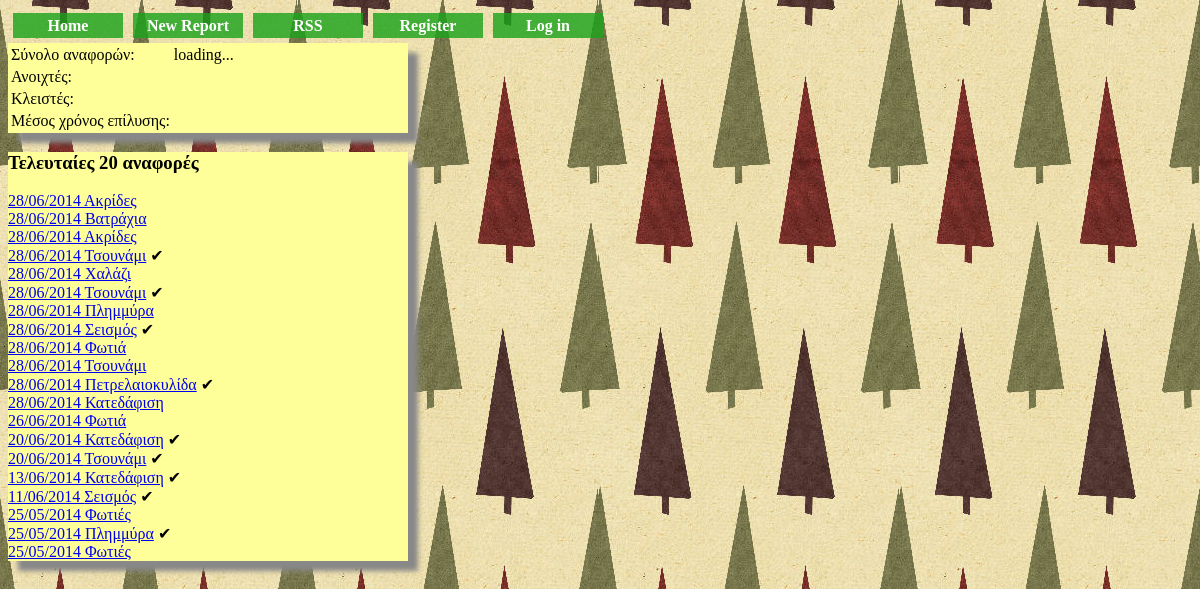
The page / on the database its author committed.
### tables this page shows
CREATE TABLE IF NOT EXISTS `reports` (
  `report_id` int(10) NOT NULL AUTO_INCREMENT,
  `category` varchar(50) NOT NULL,
  `geolocation` varchar(80) NOT NULL,
  `description` text NOT NULL,
  `foto_1` varchar(80) NOT NULL,
  `foto_2` varchar(80) NOT NULL,
  `foto_3` varchar(80) NOT NULL,
  `foto_4` varchar(80) NOT NULL,
  `situation` varchar(50) NOT NULL,
  `time` timestamp NOT NULL DEFAULT CURRENT_TIMESTAMP,
  `timefix` timestamp NOT NULL DEFAULT '0000-00-00 00:00:00',
  `username` varchar(50) NOT NULL,
  `sit_username` varchar(50) NOT NULL,
  PRIMARY KEY (`report_id`)
);

### index.php (the view, shortened to what this page needs)
<!DOCTYPE HTML>
<html>
<head>
<link rel="stylesheet" type="text/css" href="styles.css">
<link rel="stylesheet" href="http://cdn.leafletjs.com/leaflet-0.7.2/leaflet.css" />
</head>
<body>
    <?php include 'navigation.php';?>
<div id="reg">
<table>
    <tr>
        <td>Σύνολο αναφορών:</td>
        <td><div id="sum">loading...</div></td>
    </tr>
    <tr>
        <td>Ανοιχτές:</td>
        <td><div id="open"></div></td>
    </tr>
    <tr>
        <td>Κλειστές:</td>
        <td><div id="close"></div></td>
    </tr>
    <tr>
        <td>Μέσος χρόνος επίλυσης:</td>
        <td><div id="avg"></div></td>
    </tr>
</table>
</div>
<div id="map"></div>
         <?php
    $hostname="localhost";
    $username="web";
    $password="web2014";
    $database="web14";
    $con=mysqli_connect($hostname,$username,$password,$database);
    $sql="SELECT * FROM `reports` WHERE 1 ORDER BY `report_id` DESC LIMIT 20";
    ?>
    <div id="reports" >
    <h3>Τελευταίες 20 αναφορές</h3>
    <?php
    $query = mysqli_query($con,$sql);
    while ($row = mysqli_fetch_array($query)) {
        echo '<a href="./report/?id=';
        echo $row['report_id'];
        echo '">';
        echo date("d/m/Y", strtotime($row['time'])).' '.$row['category'];
        echo '</a> ';
        if ($row['situation']==0){
          echo "&#10004;";
        }
        echo "<br/>";
	}
	?>
    </div>
</body>
</html>

### navigation.php (shortened to what this page needs)
<div id="bar">
<ul>
<li><a id="nav" href="index.php">Home</a></li>
<li><a id="nav" href="new_report.php">New Report</a></li>
<li><a id="nav" href="rss.php">RSS</a></li>
	<?php
	if ($_SESSION['user_id']==""){
		echo '<li><a id="nav" href="register.php">Register</a></li>';
		echo '<li><a id="nav" href="login.php"> Log in</a></li>';
	}
	else {
		echo '<li><a id="nav" href="profile.php">'.$_SESSION['name'].'</a></li>';
		echo '<li><a id="nav" href="logout.php">Log out</a></li>';
	}
?>
</ul>
</div>

### styles.css (style rules this page uses)
body { background:#FFFF99 url("images.jpg") right top; }
#reg { width: 400px; background-color:#FFFF99; box-shadow: 10px 10px 5px #888888; }
#reports { width: 400px; background-color:#FFFF99; box-shadow: 10px 10px 5px #888888; }
#map { position:absolute; right:20px; top:43px; width:50%; height:90%; }
ul { list-style-type:none; margin:0; padding:0; overflow:hidden; }
li { float:left; }
#nav { display:block; margin: 5px 5px 5px 5px; width:110px; height: 25px; line-height: 25px; background-color:rgba(25,163,25,0.8); font-weight:bold; text-align: center; color: white; font-size:1em; }
#nav:link { text-decoration: none; }

### rows shown on the page
reports: time "28/06/2014", category "Ακρίδες"
reports: time "28/06/2014", category "Βατράχια"
reports: time "28/06/2014", category "Ακρίδες"
reports: time "28/06/2014", category "Τσουνάμι"
reports: time "28/06/2014", category "Χαλάζι"
reports: time "28/06/2014", category "Τσουνάμι"
reports: time "28/06/2014", category "Πλημμύρα"
reports: time "28/06/2014", category "Σεισμός"
reports: time "28/06/2014", category "Φωτιά"
reports: time "28/06/2014", category "Τσουνάμι"
reports: time "28/06/2014", category "Πετρελαιοκυλίδα"
reports: time "28/06/2014", category "Κατεδάφιση"
reports: time "26/06/2014", category "Φωτιά"
reports: time "20/06/2014", category "Κατεδάφιση"
reports: time "20/06/2014", category "Τσουνάμι"
reports: time "13/06/2014", category "Κατεδάφιση"
reports: time "11/06/2014", category "Σεισμός"
reports: time "25/05/2014", category "Φωτιές"
reports: time "25/05/2014", category "Πλημμύρα"
reports: time "25/05/2014", category "Φωτιές"
